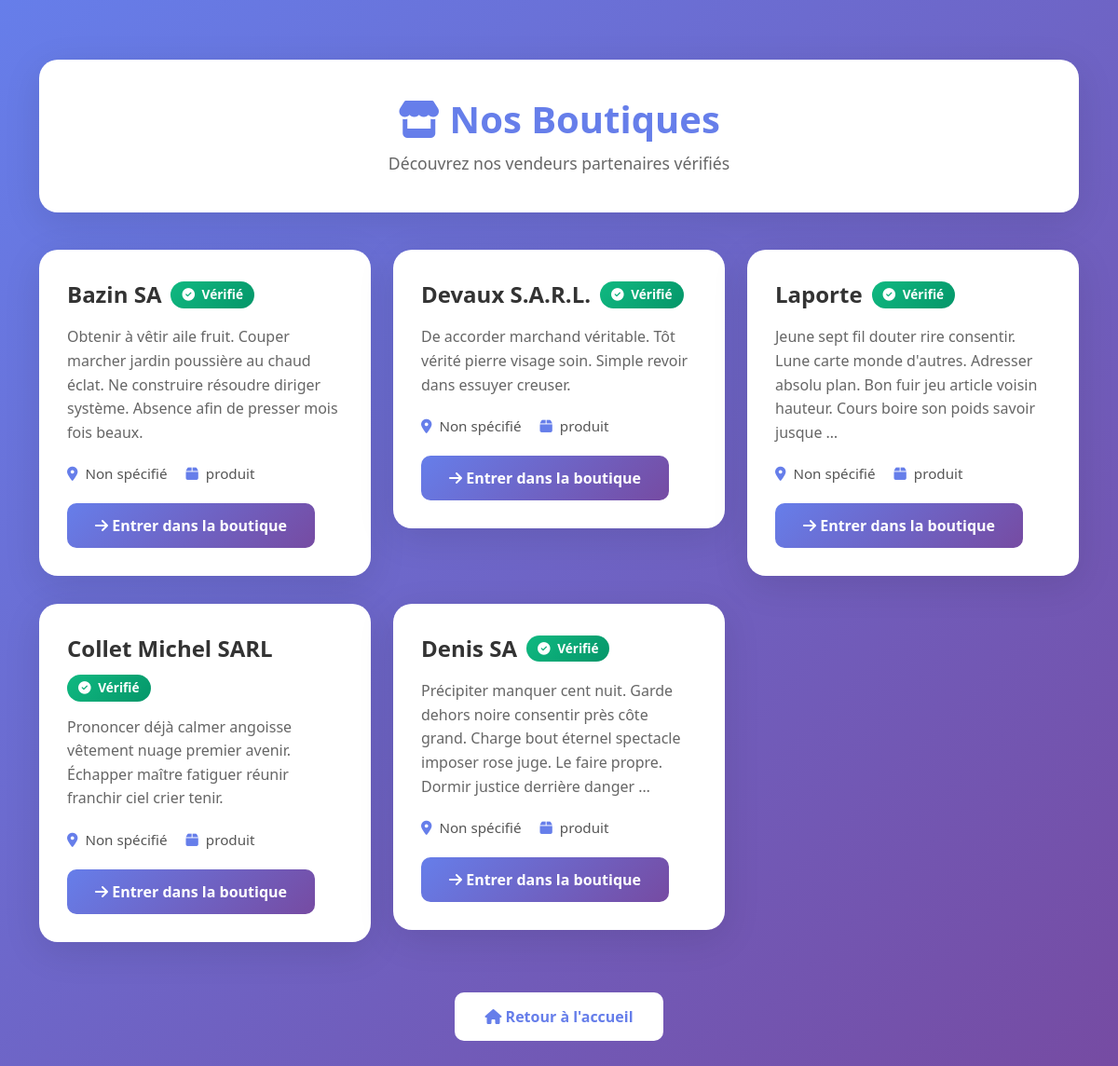
The page /accounts/boutiques/ on the database its author committed.
### accounts/models.py (models this page shows, shortened)
class VendorProfile(models.Model):
    user = models.OneToOneField(User, on_delete=models.CASCADE, related_name='vendor_profile')
    business_name = models.CharField(max_length=200, verbose_name="Nom de l'entreprise")
    description = models.TextField(verbose_name="Description de l'entreprise")
    phone = models.CharField(max_length=20, verbose_name="Téléphone")
    address = models.TextField(verbose_name="Adresse")
    city = models.CharField(max_length=100, verbose_name="Ville")
    image = models.ImageField(upload_to='vendors/', blank=True, null=True)
    is_verified = models.BooleanField(default=False, verbose_name="Vérifié")
    created_at = models.DateTimeField(auto_now_add=True)
    updated_at = models.DateTimeField(auto_now=True)
    class Meta:
        verbose_name = "Profil Vendeur"
        verbose_name_plural = "Profils Vendeurs"

### accounts/views.py (the view)
# urls.py: path('boutiques/', views.liste_boutiques, name='liste_boutiques'),
def liste_boutiques(request):
    boutiques = VendorProfile.objects.filter(is_verified=True)
    return render(request, 'accounts/liste_boutiques.html', {'boutiques': boutiques})

### accounts/templates/accounts/liste_boutiques.html (shortened to what this page needs)
﻿<!DOCTYPE html>
<html lang="fr">
<head>
    <link href="https://cdn.jsdelivr.net/npm/bootstrap@5.3.2/dist/css/bootstrap.min.css" rel="stylesheet">
    <link href="https://cdnjs.cloudflare.com/ajax/libs/font-awesome/6.4.0/css/all.min.css" rel="stylesheet">
</head>
<body>
    <div class="container">
        <div class="shops-header">
            <h1><i class="fas fa-store"></i> Nos Boutiques</h1>
            <p>Découvrez nos vendeurs partenaires vérifiés</p>
        </div>
        <div class="row">
            {% for boutique in boutiques %}
            <div class="col-md-6 col-lg-4">
                <div class="shop-card">
                    <div class="shop-name">
                        {{ boutique.business_name }}
                        {% if boutique.is_verified %}
                            <span class="verified-badge">
                                <i class="fas fa-check-circle"></i> Vérifié
                            </span>
                        {% endif %}
                    </div>
                    <p class="shop-desc">{{ boutique.description|truncatewords:25 }}</p>
                    <div class="shop-info">
                        <div class="info-item">
                            <i class="fas fa-map-marker-alt"></i>
                            <span>{{ boutique.business_address|default:"Non spécifié" }}</span>
                        </div>
                        <div class="info-item">
                            <i class="fas fa-box"></i>
                            <span>{{ boutique.vendor.products.count }} produit{{ boutique.vendor.products.count|pluralize }}</span>
                        </div>
                    </div>
                    <a href="{% url 'boutique_vendeur' boutique.id %}" class="btn-shop">
                        <i class="fas fa-arrow-right"></i> Entrer dans la boutique
                    </a>
                </div>
            </div>
            {% endfor %}
        </div>
        <div class="text-center mt-4">
            <a href="{% url 'home' %}" class="btn-home">
                <i class="fas fa-home"></i> Retour à l'accueil
            </a>
        </div>
    </div>
</body>
</html>

### accounts/templates/accounts/liste_boutiques.html (style rules this page uses)
body { font-family: 'Segoe UI', Tahoma, Geneva, Verdana, sans-serif; background: linear-gradient(135deg, #667eea 0%, #764ba2 100%); min-height: 100vh; padding: 40px 0; }
.shops-header { background: white; border-radius: 20px; padding: 40px; margin-bottom: 40px; box-shadow: 0 10px 40px rgba(0,0,0,0.1); text-align: center; }
.shops-header h1 { color: #667eea; font-weight: 700; margin-bottom: 10px; }
.shops-header p { color: #666; font-size: 1.1rem; margin: 0; }
.shop-card { background: white; border-radius: 20px; padding: 30px; margin-bottom: 30px; box-shadow: 0 10px 40px rgba(0,0,0,0.1); transition: transform 0.3s, box-shadow 0.3s; }
.shop-name { font-size: 1.5rem; font-weight: 700; color: #333; margin-bottom: 5px; display: flex; align-items: center; gap: 10px; flex-wrap: wrap; }
.verified-badge { display: inline-block; background: linear-gradient(135deg, #10b981, #059669); color: white; padding: 4px 12px; border-radius: 20px; font-size: 0.85rem; font-weight: 600; }
.verified-badge i { margin-right: 4px; }
.shop-desc { color: #666; font-size: 1rem; margin: 15px 0; line-height: 1.6; }
.shop-info { display: flex; gap: 20px; flex-wrap: wrap; margin: 20px 0; }
.info-item { display: flex; align-items: center; gap: 8px; color: #555; font-size: 0.95rem; }
.info-item i { color: #667eea; }
.btn-shop { background: linear-gradient(135deg, #667eea, #764ba2); color: white; border: none; padding: 12px 30px; border-radius: 10px; font-weight: 600; transition: all 0.3s; text-decoration: none; display: inline-block; }
.btn-home { background: white; color: #667eea; border: 2px solid white; padding: 12px 30px; border-radius: 10px; font-weight: 600; transition: all 0.3s; text-decoration: none; display: inline-block; }

### rows shown on the page
VendorProfile: business_name "Bazin SA", is_verified True (drawn), description "Obtenir à vêtir aile fruit. Couper marcher jardin poussière au chaud éclat. Ne construire résoudre diriger système. Absence afin de presser mois fois beaux.", business_address "Non spécifié"
VendorProfile: business_name "Devaux S.A.R.L.", is_verified True (drawn), description "De accorder marchand véritable. Tôt vérité pierre visage soin. Simple revoir dans essuyer creuser.", business_address "Non spécifié"
VendorProfile: business_name "Laporte", is_verified True (drawn), description "Jeune sept fil douter rire consentir. Lune carte monde d'autres. Adresser absolu plan. Bon fuir jeu article voisin hauteur. Cours boire son poids savoir jusque …", business_address "Non spécifié"
VendorProfile: business_name "Collet Michel SARL", is_verified True (drawn), description "Prononcer déjà calmer angoisse vêtement nuage premier avenir. Échapper maître fatiguer réunir franchir ciel crier tenir.", business_address "Non spécifié"
VendorProfile: business_name "Denis SA", is_verified True (drawn), description "Précipiter manquer cent nuit. Garde dehors noire consentir près côte grand. Charge bout éternel spectacle imposer rose juge. Le faire propre. Dormir justice derrière danger …", business_address "Non spécifié"
